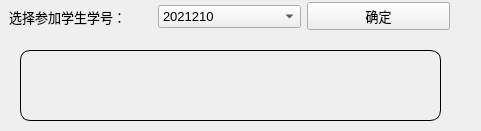
     <widget class="QWidget" name="widget" native="true">
      <property name="geometry">
       <rect>
        <x>1070</x>
        <y>740</y>
        <width>481</width>
        <height>131</height>
       </rect>
      </property>
      <widget class="QLabel" name="label_ID">
       <property name="geometry">
        <rect>
         <x>20</x>
         <y>50</y>
         <width>421</width>
         <height>71</height>
        </rect>
       </property>
       <property name="styleSheet">
        <string notr="true">border-radius:10px;
border:1px solid rgb(0,0, 0)</string>
       </property>
       <property name="text">
        <string/>
       </property>
       <property name="alignment">
        <set>Qt::AlignHCenter|Qt::AlignTop</set>
       </property>
      </widget>
      <widget class="QWidget" name="layoutWidget">
       <property name="geometry">
        <rect>
         <x>9</x>
         <y>0</y>
         <width>441</width>
         <height>33</height>
        </rect>
       </property>
       <layout class="QHBoxLayout" name="horizontalLayout_3">
        <item>
         <widget class="QLabel" name="label_7">
          <property name="font">
           <font>
            <pointsize>10</pointsize>
           </font>
          </property>
          <property name="text">
           <string>选择参加学生学号：</string>
          </property>
         </widget>
        </item>
        <item>
         <widget class="QComboBox" name="comboBox_ID">
          <property name="font">
           <font>
            <pointsize>10</pointsize>
           </font>
          </property>
          <item>
           <property name="text">
            <string>2021210</string>
           </property>
          </item>
          <item>
           <property name="text">
            <string>2021211</string>
           </property>
          </item>
          <item>
           <property name="text">
            <string>2021212</string>
           </property>
          </item>
          <item>
           <property name="text">
            <string>2021213</string>
           </property>
          </item>
          <item>
           <property name="text">
            <string>2021214</string>
           </property>
          </item>
          <item>
           <property name="text">
            <string>2021215</string>
           </property>
          </item>
          <item>
           <property name="text">
            <string>2021216</string>
           </property>
          </item>
          <item>
           <property name="text">
            <string>2021217</string>
           </property>
          </item>
          <item>
           <property name="text">
            <string>2021218</string>
           </property>
          </item>
          <item>
           <property name="text">
            <string>2021219</string>
           </property>
          </item>
         </widget>
        </item>
        <item>
         <widget class="QPushButton" name="pushButton_getID">
          <property name="font">
           <font>
            <pointsize>10</pointsize>
           </font>
          </property>
          <property name="text">
           <string>确定</string>
          </property>
         </widget>
        </item>
       </layout>
      </widget>
     </widget>
